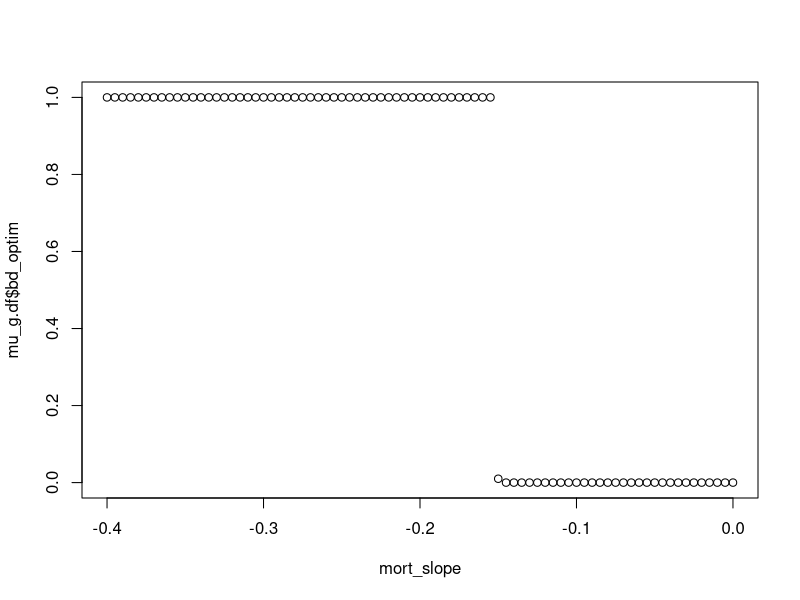
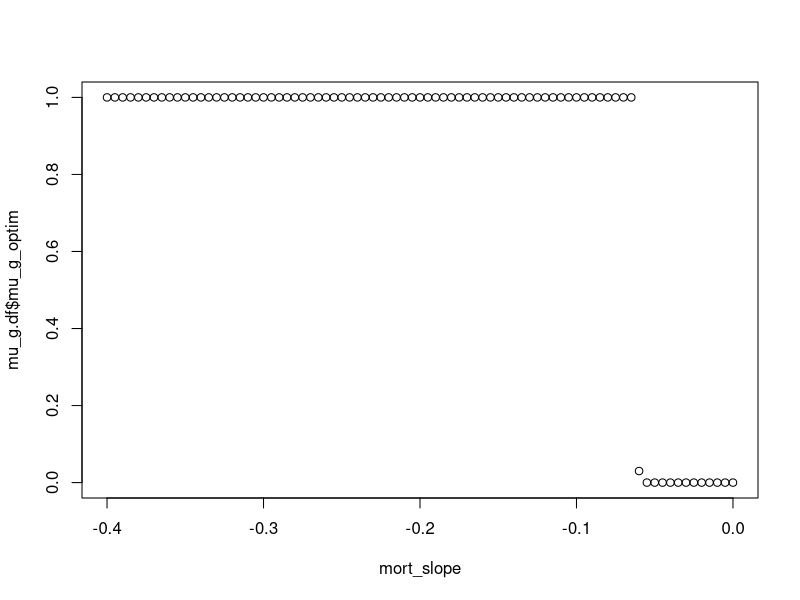

Recreate these plots in R, in order.
## ---- chunk 1
# If both curves are linear, there will be no intermediate solutions for mu/g OR b - d
# Hold growth slope constant, and intercepts constant
growth_slope <- -0.15
growth_int <- 1
mort_int <- 0.4
trait_vec <- seq(0, 1, by = 0.01)
growth_line <- growth_slope * trait_vec + growth_int
mort_slope <- seq(-0.4, 0, by = 0.005)

mu_g.df <- as.data.frame(mat.or.vec( length(mort_slope), 3 ) )
colnames(mu_g.df) <- c("mort_slope", "bd_optim", "mu_g_optim")

for (i in 1:length( mort_slope ) ){
  mu_g.df[ i, 1 ] <- mort_slope[i]
  
  mort_line <- mort_slope[i] * trait_vec + mort_int
  bd_optim_val <- growth_line - mort_line
  mu_g_optim_val <- mort_line / growth_line
  mu_g.df[ i, 2 ] <- trait_vec[ which.max( bd_optim_val ) ]
  mu_g.df[ i, 3 ] <- trait_vec[ which.min( mu_g_optim_val ) ]
}

# They work out exactly the same but the inverse of one another
plot( x = mort_slope, y = mu_g.df$bd_optim) 
# Exhibit full response until mortality slope is smaller (more negative) than growth slope 
# I.e., reduction in mortality > reduction in growth
plot( x = mort_slope, y = mu_g.df$mu_g_optim) 
# Exhibit full response until mu/g at zero trait expression exceeds mu/g at full trait expression
# I.e., qualitatively similar but the switchpoint is in a different place

# This suggests that the weird finding about the strategy not changing with density is because the ratio at is just naturally always going to be smallest in that spot.. which is a property of the curve shapes themselves I suspect
# I.e., if the g
